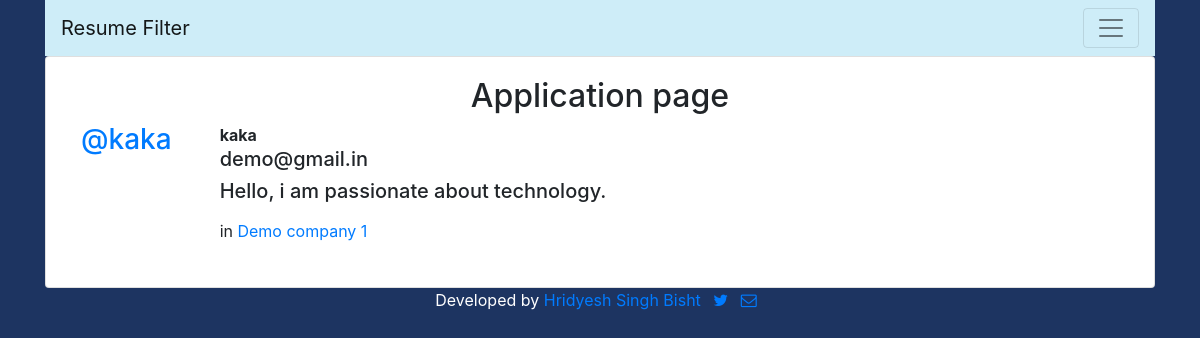
/applications/by/kaka/36/, run on the app's committed database.
### applications/models.py (models this page shows, shortened)
class Application(models.Model):
    user = models.ForeignKey(User, related_name="applications",on_delete=models.CASCADE)
    company = models.ForeignKey(Company, related_name="applications",null=True, blank=True,on_delete=models.CASCADE)
    email = models.EmailField(max_length=254,unique=True)
    github=models.URLField(max_length=254,blank=True)
    linkedin=models.URLField(max_length=254,blank=True)
    portfolio_site=models.URLField(max_length=254,blank=True)
    resume=models.FileField(upload_to='resume/')
    voice=models.FileField(upload_to='audio/')
    message = models.TextField(max_length=254)
    message_html = models.TextField(editable=False)
    audio_duration=models.TextField(blank=True)
    text=models.TextField(blank=True)
    confidence=models.TextField(blank=True)
    text_sentiment_type=models.TextField(blank=True)
    text_sentiment_score=models.TextField(blank=True)
    class Meta:
        ordering = ['email']

### companys/models.py (models this page shows, shortened)
class Company(models.Model):
    name = models.CharField(max_length=255, unique=True)
    slug = models.SlugField(allow_unicode=True, unique=True)
    description = models.TextField(blank=True, default='')
    description_html = models.TextField(editable=False, default='', blank=True)
    members = models.ManyToManyField(User,through="CompanyMember")
    class Meta:
        ordering = ["name"]

### applications/views.py (the view)
# urls.py: path("by/<username>/<int:pk>/",views.ApplicationDetail.as_view(),name="single"),
class ApplicationDetail(SelectRelatedMixin, generic.DetailView):
    model = models.Application
    select_related = ("user", "company")
    def get_queryset(self):
        queryset = super().get_queryset()
        return queryset.filter(
            user__username__iexact=self.kwargs.get("username")
        )

### applications/templates/applications/application_detail.html
{% extends "applications/application_base.html" %}
{% block post_application %}
    {% include "applications/_application.html" %}
    <br>
{% endblock %}

### applications/templates/applications/_application.html (shortened to what this page needs)
<div class="media">
	<h3 class="mr-5"><a href="{% url 'applications:for_user' username=application.user.username %}">@{{ application.user.username }}</a></h3>
	<div class="media-body">
		<strong>{{ application.user.username }}</strong>
		<h5>{{ application.email }}</h5>
		<h5>{{ application.message_html|safe }}</h5>
			{% if application.company %}
			<span class="company-name">in <a href="#">{{ application.company.name }}</a></span>
			{% endif %}
	</div>
</div>

### data on the page
Application: user.username "kaka", email "demo@gmail.in", message_html "Hello, i am passionate about technology.", company.name "Demo company 1"
